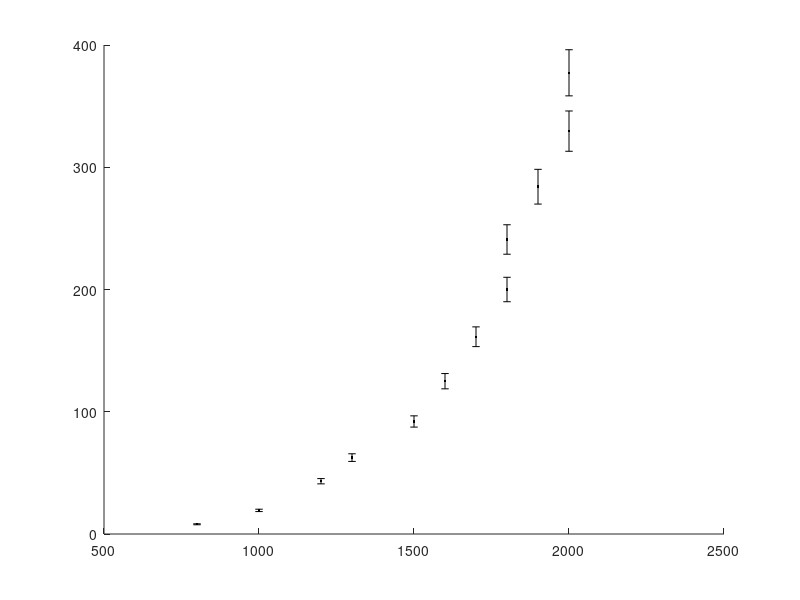

MATLAB code to generate this figure: (Note: this script raises an error after producing the figure.)
% radiation vs. temperature
% x = temperature(K)
x = [800;1000;1200;1300;1500;1600;1700;1800;1800;1900;2000;2000];

% y = radiation sensor(W/m^2)
y = [7.95;19.32;43.18;62.50;92.05;125.0;161.36;200.0;240.91;284.09;329.55;377.27];
ey=0.05.*y; % this is bogus and made up for convenience!!! Use your actual estimate.

% define an "anonymous" function to represent the T^4 behavior we expect
% our data to follow.
% B = a background term, the value the data would have at T=0
% C = a scale factor which multiplies (T)^n. It translates the units
% from temperature^n to radiated power
% n = the power in the power law. Should be 4.
f = @(C,n,x) C*power(x,n); % our function

%Below: plot the data, plot an estimate of the best fit, fit the data, then
%plot the best fit.
f1=figure(1);
hold on; % allow multiple plots on the same figure
%%% plot the data
errorbar(x,y,ey,'.k','Markersize',20);
%%% now do the fit.
[fit1, gof]=fit(x,y,f,'Weight',power(ey,-2),'Startpoint',[0 4],'Upper',[inf inf]);
fit1 % without the trailing ; this prints the result of the fit in the command window
%%% now plot the fit
plot(x,fit1(x),'--r')
%%% label axes and make a legend
xlabel('Temperature (Kelvin)');
ylabel('radiated power (W/m^2)');
legend({'Our data','best fit'},'FontSize',20,'Location','northeast');
hold off;

% now plot residuals of the fit. This is easier than it seems
f2=figure(2);
errorbar(x,(fit1(x)-y)./ey,ones(1,length(x))','.k','markersize',20) %the ones() thing does the error bars
xlabel('Temperature (Kelvin)');
ylabel('residual = (data - best fit) / uncertainty on data'); 

% get 68% confidence intervals. This is what we normally think of as "1
% sigma"
ci=confint(fit1,0.68)
sprintf('At best fit, n = %f',fit1.n)
sprintf('68%% confidence interval for n = [%f, %f]',ci(1,2),ci(2,2)) 
